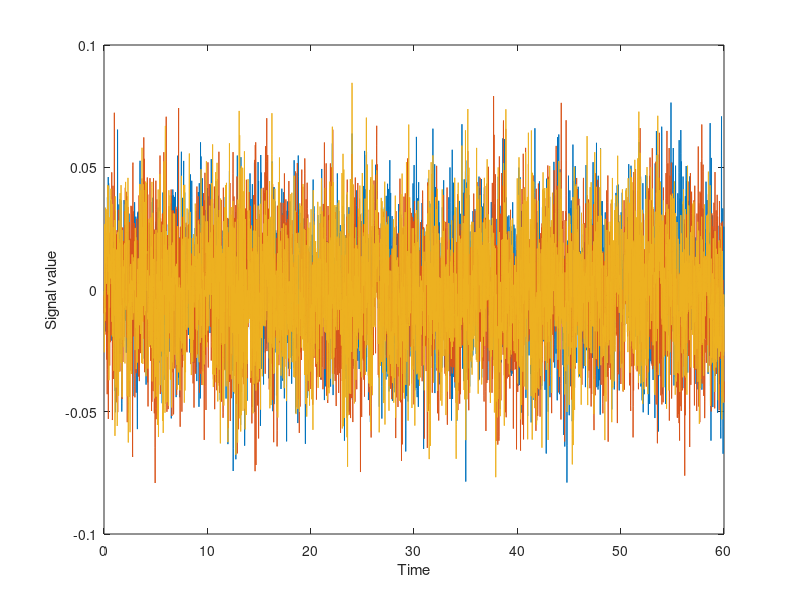

MATLAB code to generate this figure: (Note: this script raises an error after producing the figure.)
%% ROInets 1 - Introduction to orthogonalization
%
% This example uses synthetic signals to illustrate the effect of orthogonalization.
%
%%
% Spatial leakage in the beamformer results in correlations between adjacent/nearby voxels being
% introduced, that are not the result of correlations in neural activity. As an approximation, this
% can be corrected for by removing all zero-lag correlations. This does not eliminate correlations 
% in the amplitude envelope, which still provides a meaningful measure of functional connectivity.
% 
% To demonstrate orthogonalization in practice, this example illustrates the use of the low-level
% |ROInets| function |remove_source_leakage()| which implements the core orthogonalization algorithms.
%
% First, we generate a synthetic signal and plot it
Fs       = 100; %Hz
duration = 60; %s
time     = 0:1.0/Fs:duration;
nSamples = length(time);
b        = fir1(1024, 0.5);
nVoxels  = 3;
[ARfilterTerms, ARnoiseVar] = lpc(b, 7); 
% Generate data from a covariance matrix and smooth
C    = [1  -0.1 0.6
       -0.1   1 0.3
        0.6 0.3   1] * ARnoiseVar;
u    = chol(C)' * randn(nVoxels, nSamples);
data = filter(1, ARfilterTerms, u.').';
figure('Name', 'Input data', 'Color', 'w');
plot(time.', data.');
xlabel('Time')
ylabel('Signal value')
%%
% Our signal has 3 'voxels' and we will assign each to its own 'parcel'
spatialBasis = eye(3);

%% 
% Notice that the signal has correlations between channels
corr(data')

%%
% The |remove_source_leakage()| function takes in the data matrix, as well as the orthogonalization
% method. To apply symmetric orthogonalization, we can simply call:
data_orthog = ROInets.remove_source_leakage(data, 'symmetric');

%%
% Now, the channels have no static zero-lag correlation
corr(data_orthog')

%%
% However, the amplitude of the orthogonalized signals is quite different to the original signals
std(data')
std(data_orthog')

%%
% The 'closest' orthogonalization method also results in orthogonal signals, but iteratively 
% rotates and scales the basis vectors to best preserve the original signals. As a result, 
% the orthogonalized signals are still uncorrelated, but their amplitudes much better match the
% original signals
data_orthog_closest = ROInets.remove_source_leakage(data, 'closest');
corr(data_orthog_closest')
std(data_orthog_closest')
